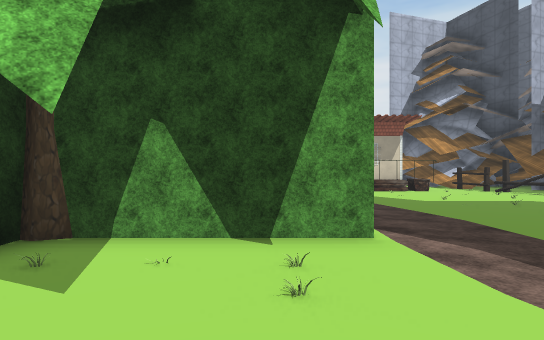
[1] (above)

24 first-person views from a walk through a scene from a Unity 3-D project. The camera is 1.4 m above the floor, looks level and sees 80° across. The floor is counted in squares, 1.84 m on a side. Each view is taken from the middle of a square. On the plan, view 1 faces up. The plan holds only what a view shows up to about 11 squares ahead; the rest is blank. The place goes on beyond the plan. The player character is not drawn. Door leaves are left out, so doorways stand open. Some surface patterns are stand-ins.

[2]
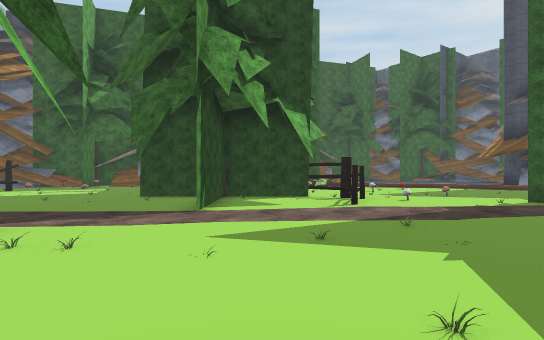

[3]
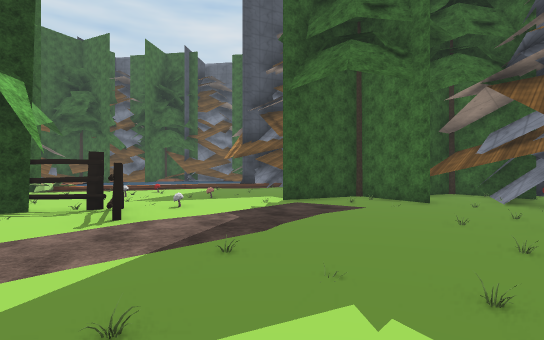

[4]
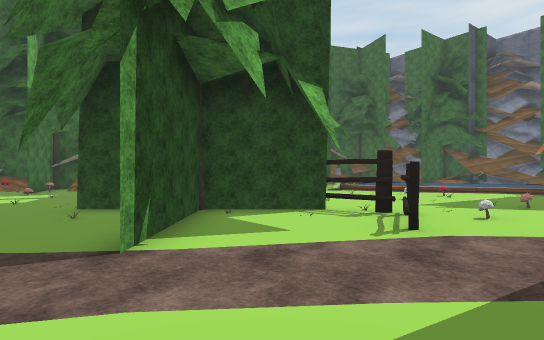

[5]
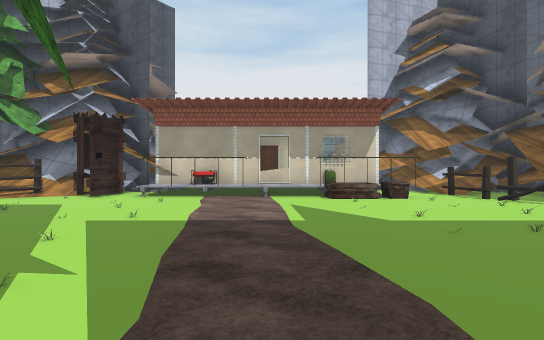

[6]
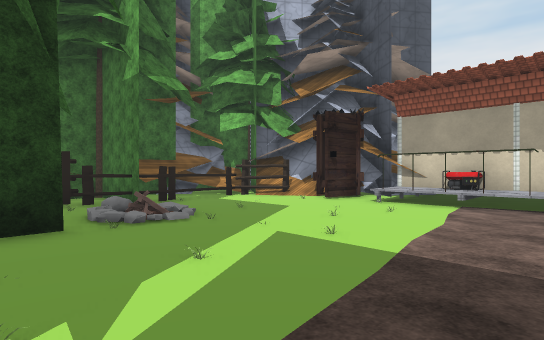

[7]
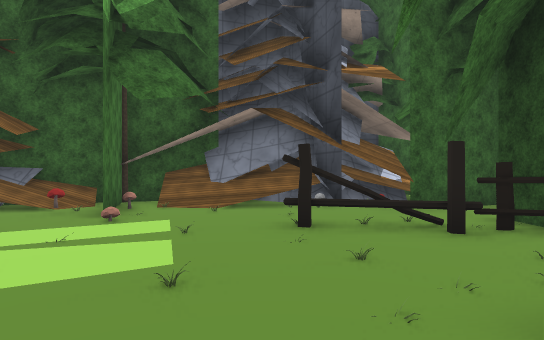

[8]
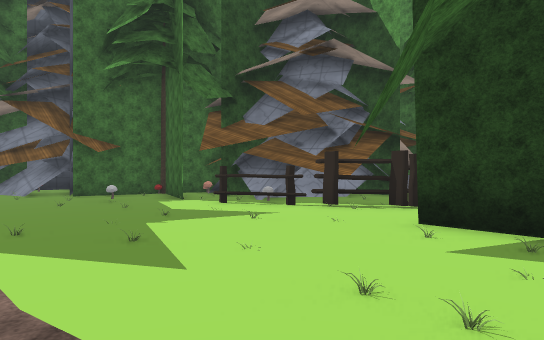

[9]
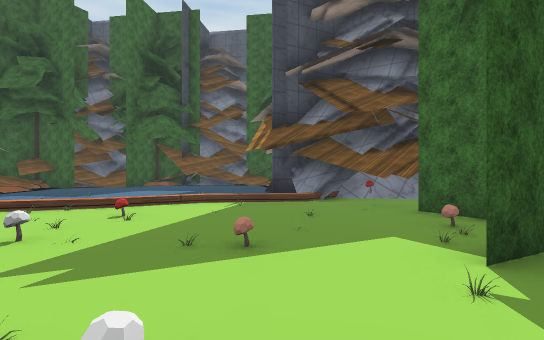

[10]
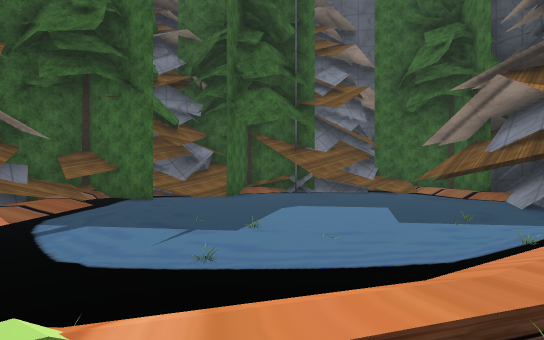

[11]
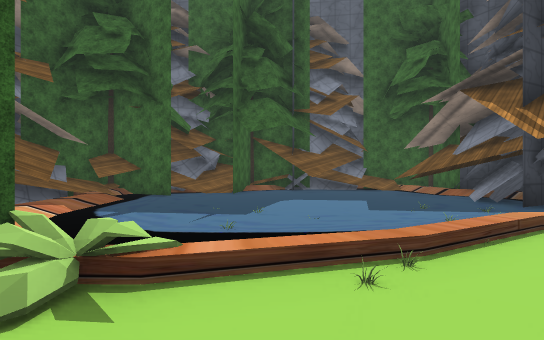

[12]
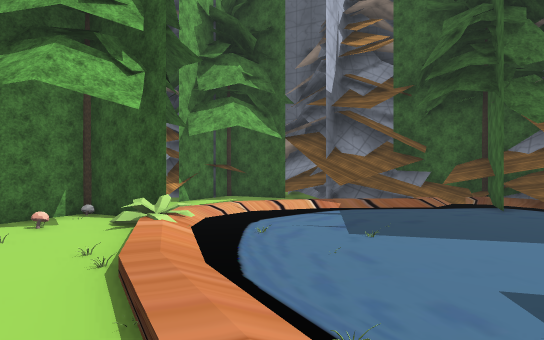

[13]
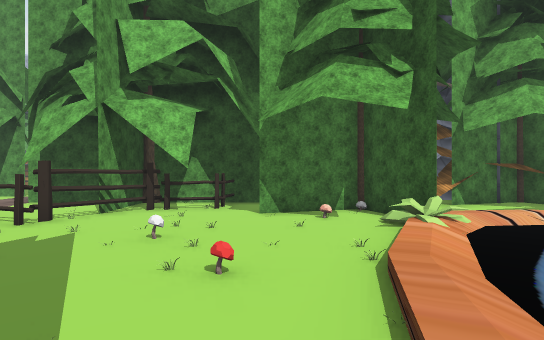

[14]
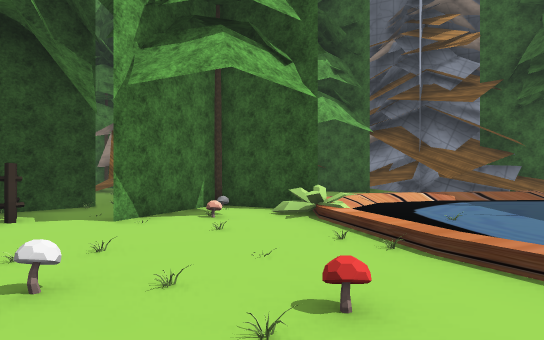

[15]
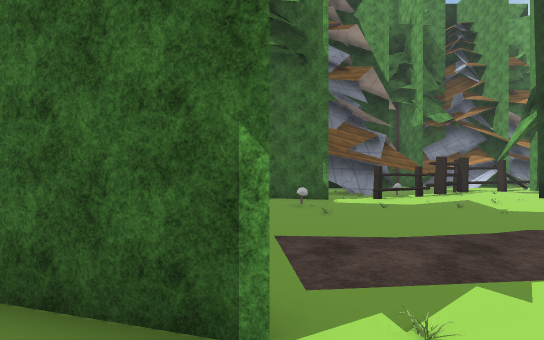

[16]
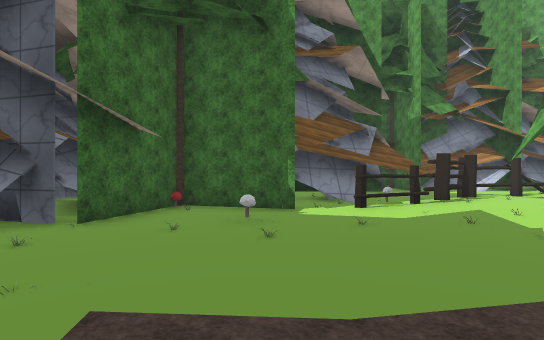

[17]
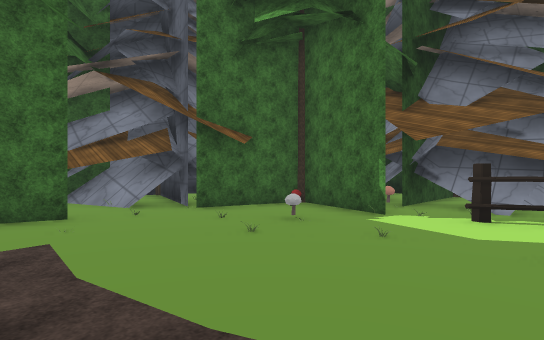

[18]
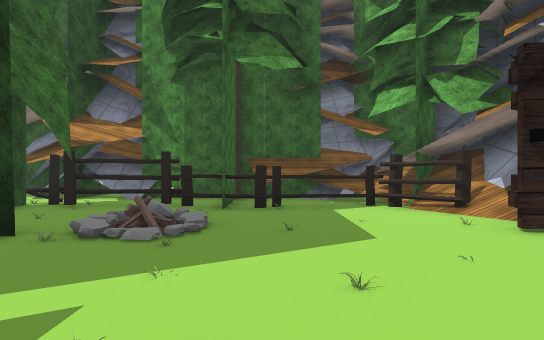

[19]
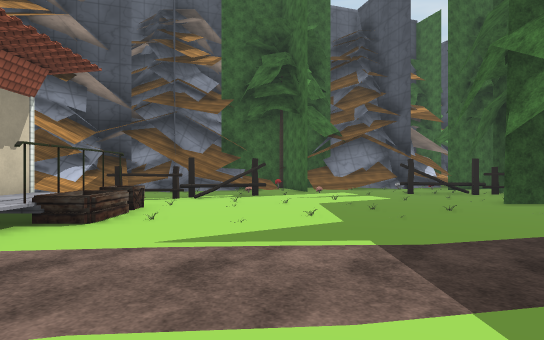

[20]
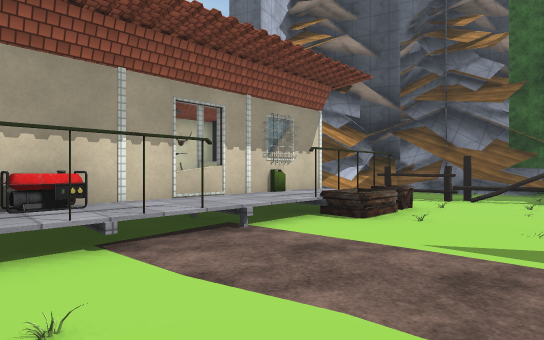

[21]
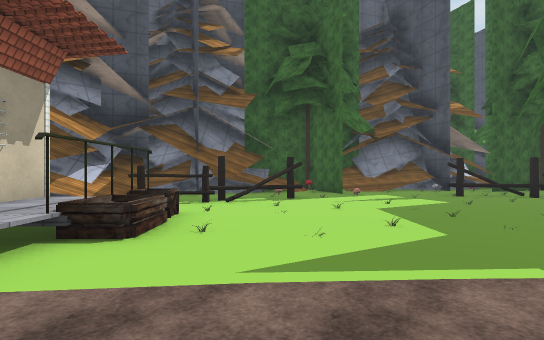

[22]
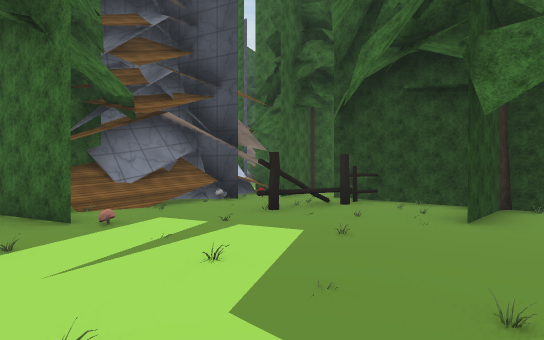

[23]
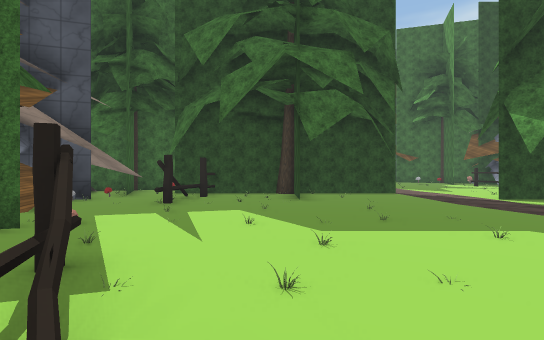

[24]
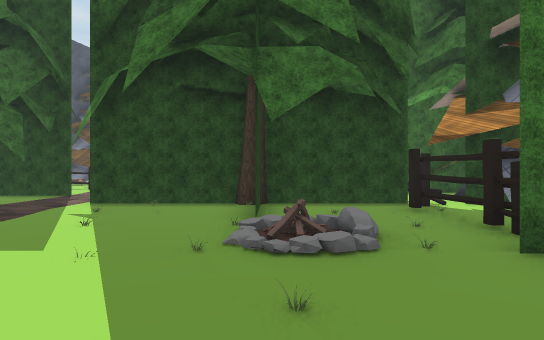

### Floor plan
Key: @ floor where view 1 was taken; # wall or solid block; x gap in a wall; . floor; / step, stairs or slope; D open door; = window, fence, low wall or low ledge; ~ liquid the walk can cross; ≈ liquid the walk keeps out of; ^ raised ledge; O other object.
Columns run from 8 left of view 1 to 20 right of it. Each row starts with its distance up from view 1.
 15      ##  ^
 14  #  ###  #D# ##
 13 #####O^^^^D^^^=OO #
 12 ###OOOO.....OOO.O ##
 11 ##O...OO....O.O. ^###
 10 ###....O......OOOO. #O
  9 ###O.O......O.O..OOOO
  8 ##OO/ OOO...O......O#
  7 ###O/OO.O....OOOO.O.O##
  6 # O..x.......O.O.O.O/ #
  5 # O.O ..O.......OOO.O
  4 ##O# O##O#.....OOOO.##
  3 # O.  OOO....O#OOOO^##
  2   O..#O.O.....O.OO.. ##
  1    O....O..###O#  O.#######
  0 O  OO...@.....# OO..O ....##
 -1 #  #O..O.O....O.O. O     ..#
 -2   ###O.OOO..OOO....O. ///..#
 -3    ##O.......OOO.OO.O.~~//###
 -4    ## .O.......OOOOO/~~~~~//#
 -5    # OO.OO...OOO.OOO~O~~~~~/#
 -6    ###..O...#......O~.O.~~~≈#
 -7      OO ..OO O.O.O.O~~~~~~~##
 -8       # OO# #O..../.O~~~~~≈#
 -9        #### O O#.. .~~~~~~≈#
-10          ##    ####≈~~~~~~ #
-11                   ###~~~~###
-12                    ###^~~##
-13                     ##.~=#
-14                      ##/
-15                      ##O

Positions as (right, up) in squares from view 1, and headings:
1: (0, 0), facing up
2: (-3, 0), facing right
3: (-1, 0), facing down-right
4: (0, 0), facing right
5: (2, 3), facing up
6: (2, 5), facing up-left
7: (5, 5), facing right
8: (2, 3), facing down-left
9: (4, -3), facing down-right
10: (11, -3), facing down-right
11: (10, -2), facing down-right
12: (10, -8), facing up-right
13: (10, -8), facing up
14: (8, -6), facing up-right
15: (6, -6), facing left
16: (4, -5), facing left
17: (3, -2), facing down-left
18: (1, 9), facing left
19: (-1, 9), facing right
20: (-1, 9), facing up-right
21: (0, 10), facing right
22: (5, 9), facing down-right
23: (7, 12), facing down
24: (-3, 11), facing down
